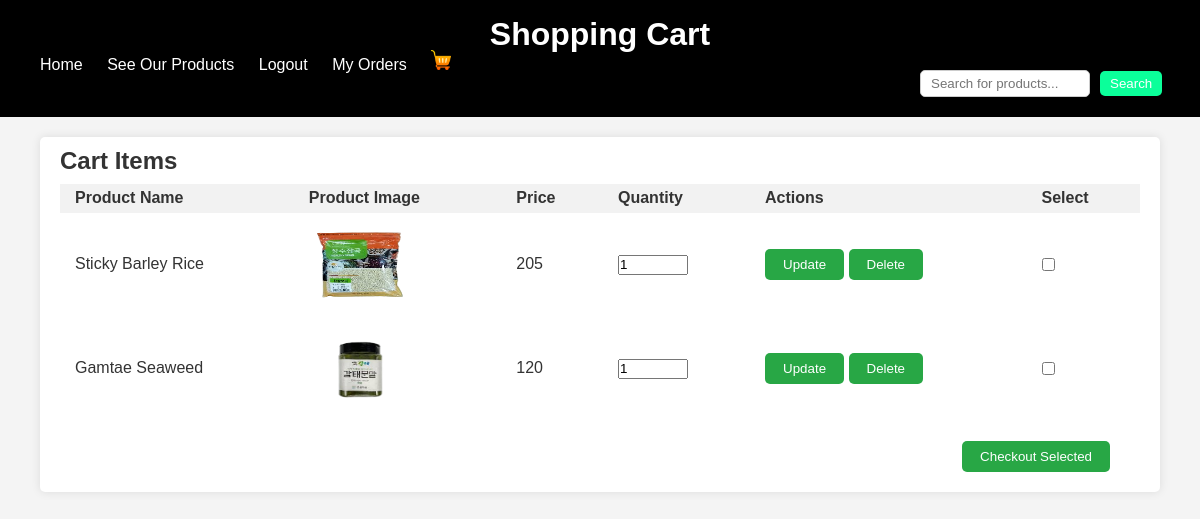
/client/cart.php (signed in), run on the app's committed database.
### tables this page shows
CREATE TABLE `orders` (
  `order_id` int(11) NOT NULL,
  `order_ref_number` varchar(255) NOT NULL,
  `customer_id` int(11) NOT NULL,
  `product_id` int(11) NOT NULL,
  `order_date` timestamp NOT NULL DEFAULT current_timestamp(),
  `shipper_id` int(11) NOT NULL,
  `product_cat_id` int(11) NOT NULL,
  `qty` int(11) NOT NULL,
  `payment_method` varchar(50) NOT NULL,
  `gcash_acc_name` varchar(255) NOT NULL,
  `gcash_acc_num` int(11) NOT NULL,
  `gcash_ref_num` int(11) NOT NULL,
  `secondary_receiver` varchar(50) NOT NULL,
  `secondary_address` varchar(255) NOT NULL,
  `gcash_amt_sent` int(15) NOT NULL,
  `total_amt_to_pay` int(11) NOT NULL,
  `order_phase` varchar(1) NOT NULL DEFAULT '1' COMMENT '1 - Cart\r\n2 - Checkout\r\n3 - Pending\r\n4 - Confirmed\r\n5 - Delivered\r\n6 - Shipped\r\n0 - Cancelled'
);

CREATE TABLE `products` (
  `product_id` int(11) NOT NULL,
  `product_name` varchar(50) NOT NULL,
  `product_image` varchar(150) NOT NULL,
  `qty` int(11) NOT NULL,
  `product_status` tinyint(4) NOT NULL,
  `trending` tinyint(4) NOT NULL,
  `product_desc` varchar(150) NOT NULL,
  `product_price` int(11) NOT NULL,
  `selling_price` int(11) NOT NULL,
  `product_added` timestamp NOT NULL DEFAULT current_timestamp(),
  `product_cat_id` int(11) NOT NULL
);

### client/cart.php (the view, shortened to what this page needs)
<?php
$conn = connection();
$sql_get_cart_items = "SELECT i.product_name, i.product_price, i.product_desc, i.product_image, i.product_cat_id, o.qty, o.order_date, o.order_id
                       FROM `orders` as o
                       JOIN `products` as i ON (o.product_id = i.product_id)
                       WHERE o.customer_id='{$_SESSION['customer_id']}'
                       AND o.order_phase='1'";
$cart_results = mysqli_query($conn, $sql_get_cart_items);
?>
<!DOCTYPE html>
<html lang="en">
<head>
    <link rel="stylesheet" href="../css/style.css">
    <link href='https://unpkg.com/boxicons@2.1.4/css/boxicons.min.css' rel='stylesheet'>
</head>
<body>
    <header>
           <h1>Shopping Cart</h1>
           <nav>
            <ul>
                <li><a href="client.php">Home</a></li>
                <li><a href="our products.php">See Our Products</a></li>
                <li><a href="../index.php">Logout</a></li>
                <li><a href="order.php">My Orders</a></li>
                <li class="cart">
                    <a href="cart.php">
                        <img src="../img/shopping-cart.png" alt="Shopping Cart">
                    </a>
                </li>
                <section id="search">
                        <form action="search results.php" method="get">
                            <input type="text" name="query" placeholder="Search for products..." required>
                            <button type="submit">Search</button>
                        </form>
                    </section>
            </ul>
        </nav>
    </header>
    <div class="container">
        <div class="cart-items">
            <h2>Cart Items</h2>
            <?php if (mysqli_num_rows($cart_results) > 0) { ?>
                <form method="POST" action="cart.php">
                    <table>
                        <tr>
                            <th>Product Name</th>
                            <th>Product Image</th>
                            <th>Price</th>
                            <th>Quantity</th>
                            <th>Actions</th>
                            <th>Select</th>
                        </tr>
                        <?php while ($row = mysqli_fetch_assoc($cart_results)) { ?>
                            <tr>
                                <td><?php echo $row['product_name']; ?></td>
                                <td>
                                    <img src="../uploads/<?php echo $row['product_image']; ?>" alt="<?php echo $row['product_name']; ?>" style="width:100px;height:80px;">
                                </td>
                                <td><?php echo $row['product_price']; ?></td>
                                <td>
                                    <input type="number" name="qty[<?php echo $row['order_id']; ?>]" value="<?php echo $row['qty']; ?>" min="1" style="width:70px;height:20px;">
                                </td>
                                <td>
                                    <button type="submit" name="update" value="<?php echo $row['order_id']; ?>">Update</button>
                                    <button type="submit" name="delete" onclick="return confirm('Are you sure you want to delete this item?');" value="<?php echo $row['order_id']; ?>">Delete</button>
                                </td>
                                <td>
                                    <input type="checkbox" name="selected_products[]" value="<?php echo $row['order_id']; ?>">
                                </td>
                            </tr>
                        <?php } ?>
                    </table>
                    <div class="checkout-container">
                        <button type="submit" name="checkout">Checkout Selected</button>
                    </div>
                </form>
            <?php } else { ?>
                <p>Your cart is empty.</p>
            <?php } ?>
        </div>
    </div>
</body>
</html>

### css/style.css (style rules this page uses)
body { font-family: Arial, sans-serif; margin: 0; padding: 0; color: #000000; }
header { background-color: #000000; padding: 20px; }
nav ul { list-style-type: none; margin: 0; padding: 0; }
nav ul li { display: inline; margin-left: 20px; }
nav ul li a { color: #fff; text-decoration: none; }
.cart img, .search img { max-width: 20px; height: auto; }

### client/cart.php (style rules this page uses)
* { margin: 0; padding: 0; box-sizing: border-box; }
body { font-family: Arial, sans-serif; background-color: #f4f4f4; color: #333; line-height: 0.3; }
.container { max-width: 1160px; margin: 20px auto; padding: 0 20px; }
h1 { color: #fff; padding: 10px 0; text-align: center; }
.cart-items { background-color: #fff; padding: 20px; border-radius: 5px; box-shadow: 0 0 10px rgba(0, 0, 0, 0.1); }
h2 { margin-bottom: 20px; }
table { width: 100%; border-collapse: collapse; }
th, td { padding: 12px 15px; text-align: left; }
th { background-color: #f2f2f2; }
img { max-width: 100%; height: auto; }
button { background-color: #007bff; color: #fff; border: none; padding: 8px 18px; border-radius: 5px; cursor: pointer; }
button[type="submit"] { background-color: #28a745; }
.checkout-container { text-align: right; margin-top: 20px; padding-right: 30px }
#search form { display: flex; align-items: center; margin-left: 900px; }
#search input[type="text"] { width: 170px; padding: 10px; border: 1px solid #ccc; border-radius: 5px; margin-right: 10px; padding: 5px 10px; }
#search button { padding: 5px 10px; background-color: #0bff9a; color: #fff; border: none; border-radius: 5px; cursor: pointer; }

### data on the page
orders: product.product_name "Sticky Barley Rice", product.product_image (picture), product.product_price "205", qty "1", $row['order_id'] 101 (drawn)
orders: product.product_name "Gamtae Seaweed", product.product_image (picture), product.product_price "120", qty "1", $row['order_id'] 107 (drawn)
